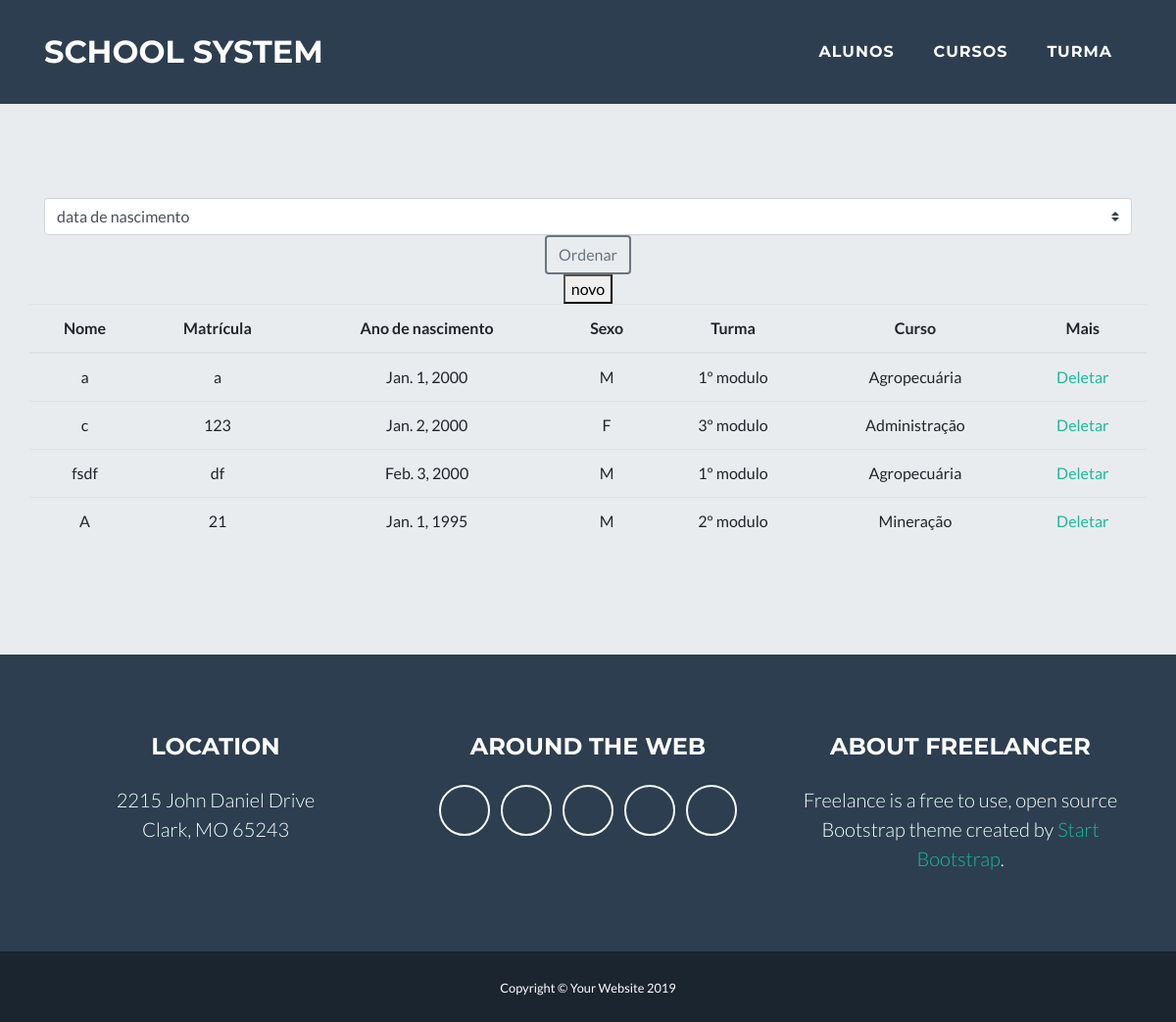
The page /home/alunos/ on the database its author committed.
### escola/models.py (models this page shows, shortened)
class Student(models.Model):
    GENRER_CHOICES = (
        ('M','masculino'), ('F', 'Feminino')
    )
    name = models.CharField(max_length=50)
    registration = models.CharField(max_length=10)
    date_of_birth = models.DateField()
    turma  = models.ForeignKey(Class, on_delete=models.CASCADE)
    course = models.ForeignKey(Course, on_delete=models.CASCADE)
    genrer = models.CharField(max_length=1,choices=GENRER_CHOICES)

class Class(models.Model):
    name = models.CharField(max_length=50)
    def __str__(self):
        return self.name

class Course(models.Model):
    name = models.CharField(max_length=50)
    modality = models.CharField(max_length=50)
    shift = models.CharField(max_length=50)
    def __str__(self):
        return self.name

### escola/views.py (the view)
# urls.py: path('alunos/',views.student,name='student_list'),
def student(request):
    if request.method == "POST":
        select = request.POST.get('select')
        students = Student.objects.all().order_by(select)
        return render(request, 'student/list.html', {'students':students})
    else:
        students = Student.objects.all()
        return render(request, 'student/list.html', {'students':students})

### escola/templates/student/list.html (shortened to what this page needs)
{% extends "base.html" %}
{% block content %}
<div class="container">
    <div class="row">
        <div class="col-12">
            <form method="POST" action="/home/alunos/">
                <div class="input-group">
                    <select class="custom-select" name="select">
                        <option value="date_of_birth">data de nascimento</option>
                    </select>
                </div>
                <button class="btn btn-outline-secondary" type="input">Ordenar</button>
            </form>
        </div>
    </div>
    <a href='form'>
        <button>novo</button>
    </a>
    <div class="row">
        <table class="table">
            <thead>
                <tr>
                    <th>Nome</th>
                    <th>Matrícula</th>
                    <th>Ano de nascimento</th>
                    <th>Sexo</th>
                    <th>Turma</th>
                    <th>Curso</th>
                    <th>Mais</th>
                </tr>
            </thead>
            <tbody>
                {% for student in students %}
                <tr>
                    <td>{{student.name}}</td>
                    <td>{{student.registration}}</td>
                    <td>{{student.date_of_birth}}</td>
                    <td>{{student.genrer}}</td>
                    <td>{{student.turma}}</td>
                    <td>{{student.course}}</td>
                    <td>
                        <a href="/home/alunos/delete/{{student.id}}">Deletar</a>
                    </td>
                </tr>
                {% endfor %}
            </tbody>
        </table>
    </div>
</div>
{% endblock %}

### rows shown on the page
Student: name "a", registration "a", date_of_birth "Jan. 1, 2000", genrer "M", turma "1º modulo", course "Agropecuária"
Student: name "c", registration "123", date_of_birth "Jan. 2, 2000", genrer "F", turma "3º modulo", course "Administração"
Student: name "fsdf", registration "df", date_of_birth "Feb. 3, 2000", genrer "M", turma "1º modulo", course "Agropecuária"
Student: name "A", registration "21", date_of_birth "Jan. 1, 1995", genrer "M", turma "2º modulo", course "Mineração"
